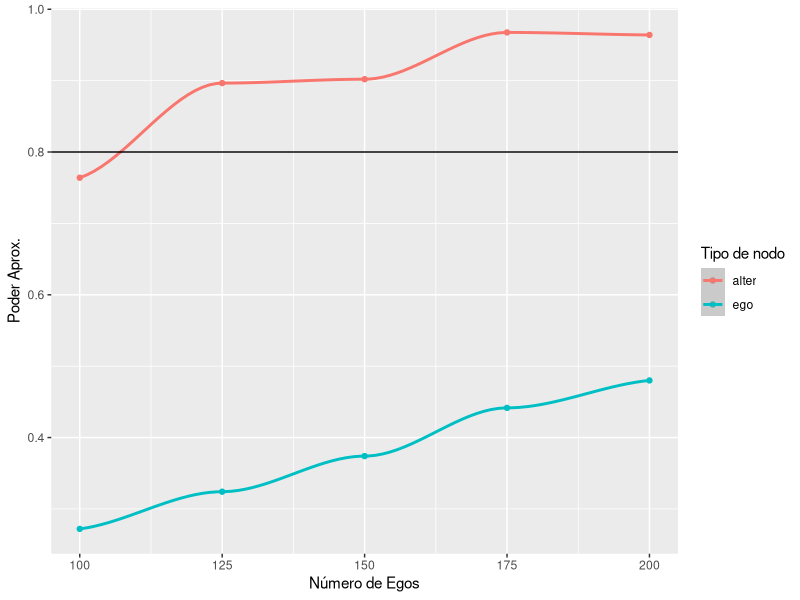
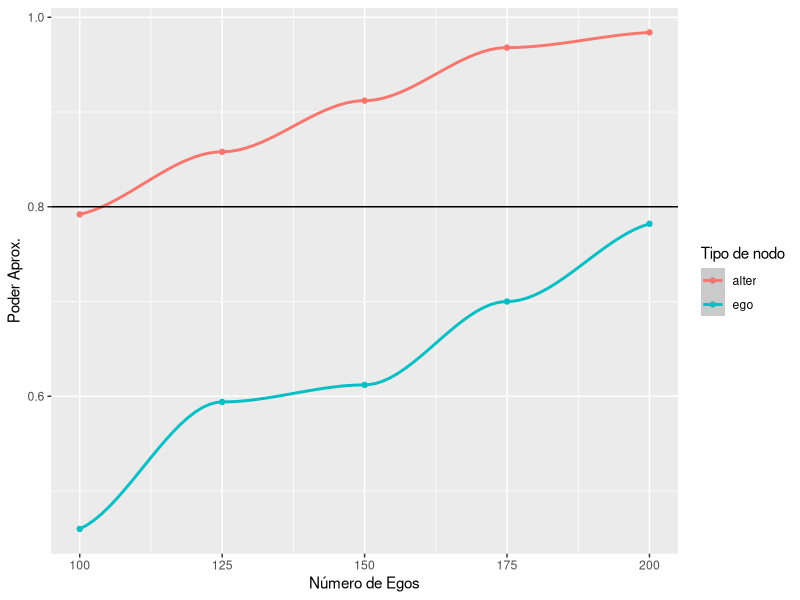
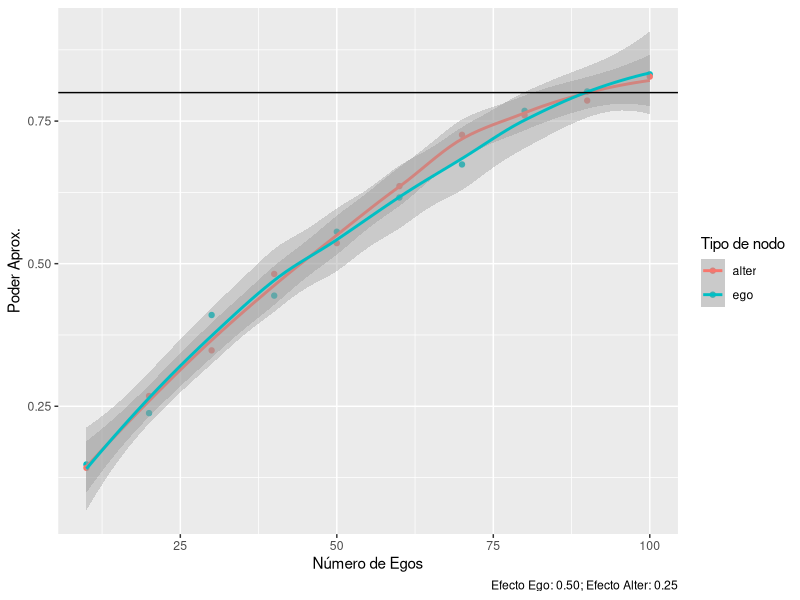

R code for these plots, in order:
## ---- chunk 1
# Diseño
n_sims    <- 500 # Número de simulaciones
n_a       <- 4   # Número de alters
sizes     <-     # Tamaños a probar
  seq(from = 100, to = 200, by = 25)

# Suposiciones
odds_h_1  <- 2.0 # Odds de Aumento/
attrition <- .3
baseline  <- .2  # Baja prevalencia en 1s

# Parámetros
alpha    <- .05
beta_pow <- 0.2
## ---- chunk 2
# Los odds convertidos a una prob
theta_h_1 <- plogis(log(odds_h_1))

# Función de simulación
sim_data <- function(n) {

  # Asignación de tratamiento
  tr  <- c(rep(1, n/2), rep(0, n/2))

  # Paso 1: Muestreando población de egos
  y_ego <- runif(n) < c(
    rep(theta_h_1, n/2),
    rep(0.5, n/2)
  )

  # Paso 2: Simulando deserción
  todrop <- order(runif(n))[1:(n * attrition)]
  y_ego  <- y_ego[-todrop]
  tr     <- tr[-todrop]
  n      <- n - length(todrop)

  # Paso 3: Simulando efecto del alter. Asumimos lo mismo que en
  # ego
  tr_alter <- rep(y_ego * tr, n_a)
  y_alter  <- runif(n * n_a) < ifelse(tr_alter, theta_h_1, 0.5)

  # Paso 4: Calculando estadística de prueba
  res_ego   <- tryCatch(glm(y_ego ~ tr, family = binomial("logit")), error = function(e) e)
  res_alter <- tryCatch(glm(y_alter ~ tr_alter, family = binomial("logit")), error = function(e) e)

  if (inherits(res_ego, "error") | inherits(res_alter, "error"))
    return(c(ego =  NA, alter = NA))
  
  # Paso 5: ¿Rechazar?
  c(
    ego   = summary(res_ego)$coefficients["tr", "Pr(>|z|)"] < alpha,
    alter = summary(res_alter)$coefficients["tr_alter", "Pr(>|z|)"] < alpha
  )
  

}
## ---- chunk 3
# Siempre establecemos la semilla
set.seed(88) 

# Haciendo espacio, ¡y ejecutando!
spower <- NULL
for (s in sizes) {

  # Ejecutar la simulación para el tamaño s
  simres <- rowMeans(replicate(n_sims, sim_data(s)), na.rm = TRUE)

  # Y almacenar los resultados
  spower <- rbind(spower, simres)

}
## ---- chunk 4
library(ggplot2)

spower <- rbind(
  data.frame(size = sizes, power = spower[,"ego"], type =  "ego"),
  data.frame(size = sizes, power = spower[,"alter"], type =  "alter")
)

spower |>
  ggplot(aes(x = size, y = power, colour = type)) +
  geom_point() +
  geom_smooth(method = "loess", formula = y ~ x) +
  labs(x = "Número de Egos", y = "Poder Aprox.", colour = "Tipo de nodo") +
  geom_hline(yintercept = 1 - beta_pow)
## ---- chunk 5
# Ajustando el modelo
power_model <- glm(
  size ~ power + I(power^2),
  data = spower, family = gaussian(), subset = type == "alter"
)

summary(power_model)

# Predecir
predict(power_model, newdata = data.frame(power = .8), type = "response") |>
  ceiling()
## ---- chunk 6
beta_pars <- c(4, 6)
odds_h_1  <- 2.0
## ---- chunk 7
# Función de simulación
library(survival)
sim_data_prepost <- function(n) {


  # Paso 1: Muestreando población de egos
  y_ego_star <- rbeta(n, beta_pars[1], beta_pars[2])
  y_ego_0    <- runif(n) < y_ego_star

  # Paso 2: Simulando deserción
  todrop     <- order(runif(n))[1:(n * attrition)]
  y_ego_0    <- y_ego_0[-todrop]
  n          <- n - length(todrop)
  y_ego_star <- y_ego_star[-todrop]

  # Paso 3: Simulando efecto del alter. Asumimos lo mismo que en
  # ego
  y_alter_star <- rbeta(n * n_a, beta_pars[1], beta_pars[2])
  y_alter_0    <- runif(n * n_a) < y_alter_star

  # Simulando post
  y_ego_1   <- runif(n) < plogis(qlogis(y_ego_star) + log(odds_h_1))
  tr_alter  <- as.integer(rep(y_ego_1, n_a))
  y_alter_1 <- runif(n * n_a) < plogis(qlogis(y_alter_star) + log(odds_h_1) * tr_alter) # Así que solo si ego hizo algo

  # Paso 4: Calculando estadística de prueba
  y_ego_0 <- as.integer(y_ego_0)
  y_ego_1 <- as.integer(y_ego_1)
  y_alter_0 <- as.integer(y_alter_0)
  y_alter_1 <- as.integer(y_alter_1)

  d <- data.frame(
    y  = c(y_ego_0, y_ego_1),
    tr = c(rep(0, n), rep(1, n)),
    g  = c(1:n, 1:n)
  )

  res_ego   <- tryCatch(
    clogit(y ~ tr + strata(g), data = d, method = "exact"),
    error = function(e) e
    )

  d <- data.frame(
    y  = c(y_alter_0, y_alter_1),
    tr = c(rep(0, n * n_a), tr_alter),
    g  = c(1:(n * n_a), 1:(n * n_a))
  )

  res_alter <- tryCatch(
    clogit(y ~ tr + strata(g), data = d, method = "exact"),
    error = function(e) e
    )

  if (inherits(res_ego, "error") | inherits(res_alter, "error"))
    return(c(ego =  NA, alter = NA))
  
  # Paso 5: ¿Rechazar?
  c(
    # ego        = res_ego$p.value < alpha,
    ego        = summary(res_ego)$coefficients["tr", "Pr(>|z|)"] < alpha,
    alter      = summary(res_alter)$coefficients["tr", "Pr(>|z|)"] < alpha,
    ego_test   = coef(res_ego),
    alter_glm  = coef(res_alter)
  )
  

}
## ---- chunk 8
# Siempre establecemos la semilla 
set.seed(88)

# ¡Haciendo espacio y ejecutando!
spower <- NULL
for (s in sizes) {

  # Ejecutar la simulación para el tamaño s
  simres <- rowMeans(
    replicate(n_sims, sim_data_prepost(s)),
    na.rm = TRUE
    )

  # Y almacenar los resultados
  spower <- rbind(spower, simres)

}
## ---- chunk 9
library(ggplot2)

spowerd <- rbind(
  data.frame(size = sizes, power = spower[,"ego"], type =  "ego"),
  data.frame(size = sizes, power = spower[,"alter"], type =  "alter")
)

spowerd |>
  ggplot(aes(x = size, y = power, colour = type)) +
  geom_point() +
  geom_smooth(method = "loess", formula = y ~ x) +
  labs(x = "Número de Egos", y = "Poder Aprox.", colour = "Tipo de nodo") +
  geom_hline(yintercept = 1 - beta_pow)
## ---- chunk 10
# Ajustando el modelo
power_model <- glm(
  size ~ power + I(power^2),
  data = spowerd, family = gaussian(), subset = type == "alter"
)

summary(power_model)

# Predecir
predict(power_model, newdata = data.frame(power = .8), type = "response") |>
  ceiling()
## ---- chunk 11
effect_size_ego   <- 0.5
effect_size_alter <- 0.25
sizes <- seq(10, 100, by = 10)
## ---- chunk 12
# Función de simulación
sim_data_prepost <- function(n) {

  # Aplicando deserción
  n <- floor(n * (1 - attrition))

  # Paso 1: Muestreando efectos fijos
  alpha_i <- rnorm(n * (n_a + 1))
  kappa_g <- rep(rnorm(n_a + 1), n)

  # Paso 2: Generando el resultado en t = 1
  is_ego   <- rep(c(1, rep(0, n_a)), n)
  is_alter <- 1 - is_ego
  y_0      <- alpha_i + kappa_g + rnorm(n * (n_a + 1))
  y_1      <- alpha_i + kappa_g +
    is_ego * effect_size_ego +
    is_alter * effect_size_alter + 
    rnorm(n * (n_a + 1)) 

  # Paso 4: Calculando estadística de prueba
  res <- tryCatch(
    glm(I(y_1 - y_0) ~ -1 + is_ego + is_alter, family = gaussian("identity")),
    error = function(e) e
  )

  if (inherits(res, "error"))
    return(c(ego =  NA, alter = NA))
  
  # Paso 5: ¿Rechazar?
  c(
    # ego      = res_ego$p.value < alpha,
    ego        = summary(res)$coefficients["is_ego", "Pr(>|t|)"] < alpha,
    alter      = summary(res)$coefficients["is_alter", "Pr(>|t|)"] < alpha,
    coef(res)[1],
    coef(res)[2]
  )
  

}
## ---- chunk 13
# Siempre establecemos la semilla 
set.seed(88)

# ¡Haciendo espacio y ejecutando!
spower <- NULL
for (s in sizes) {

  # Ejecutar la simulación para el tamaño s
  simres <- rowMeans(
    replicate(n_sims, sim_data_prepost(s)),
    na.rm = TRUE
    )

  # Y almacenar los resultados
  spower <- rbind(spower, simres)

}
## ---- chunk 14
library(ggplot2)

spowerd <- rbind(
  data.frame(size = sizes, power = spower[,"ego"], type =  "ego"),
  data.frame(size = sizes, power = spower[,"alter"], type =  "alter")
)

spowerd |>
  ggplot(aes(x = size, y = power, colour = type)) +
  geom_point() +
  geom_smooth(method = "loess", formula = y ~ x) +
  labs(x = "Número de Egos", y = "Poder Aprox.", colour = "Tipo de nodo") +
  geom_hline(yintercept = 1 - beta_pow) +
  labs(
    caption = sprintf(
      "Efecto Ego: %.2f; Efecto Alter: %.2f", effect_size_ego, effect_size_alter)
      )
